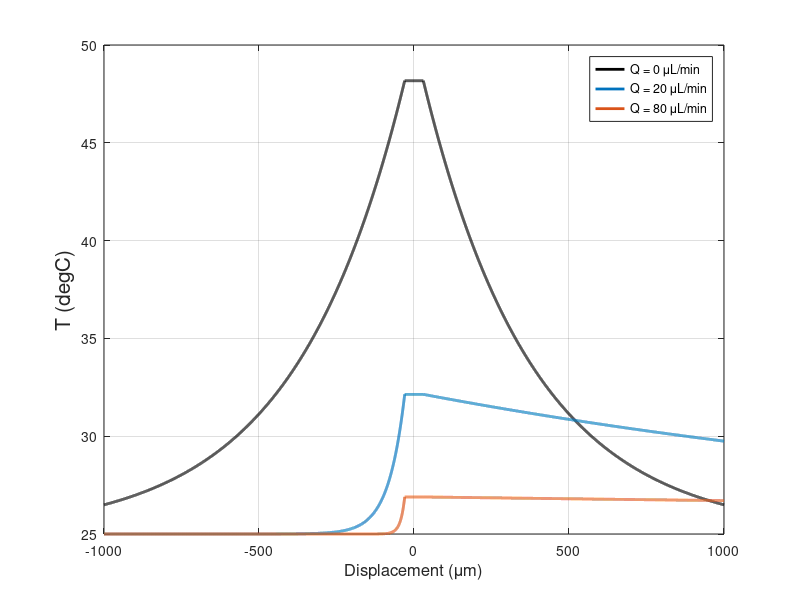
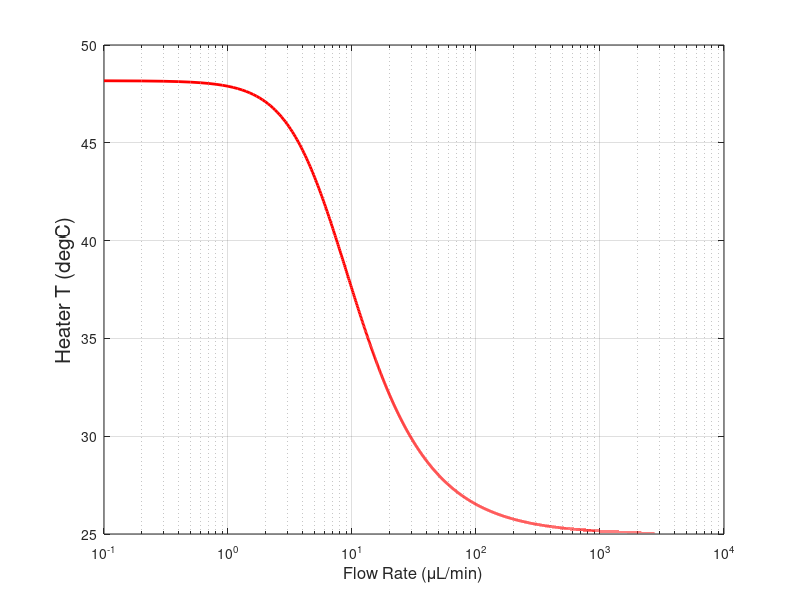
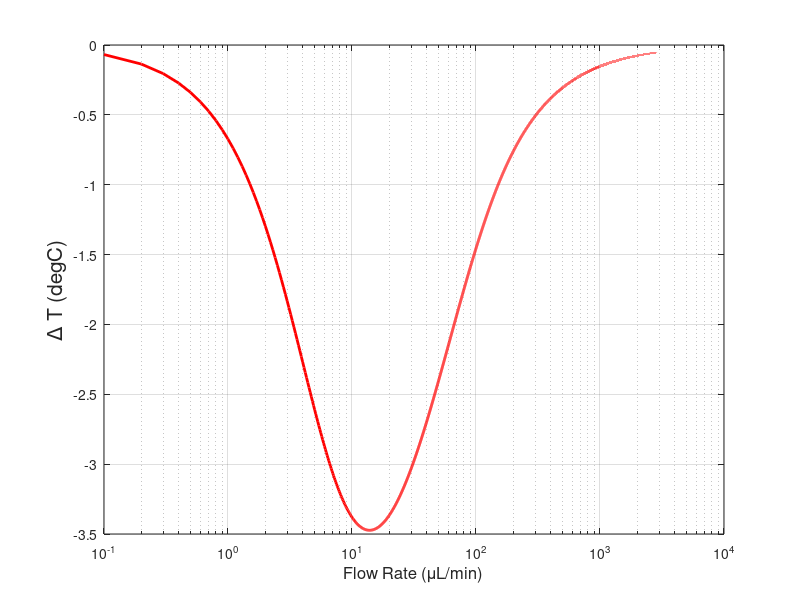

MATLAB code for these plots, in order:
% Script by: Kithmin Wickremasinghe, 2022
% kithminr@ece.ubc.ca
  
% This script is used to model the principles of a non-intrusive calorimetric 
% flow rate sensor. 

% Acknowledgements - Samantha M. Grist (Calc_Dimensionless_ANT.m)

% Reference - Ahmed Tashfin Iftekhar, Jenny Che-Ting Ho, Axel Mellinger, and 
% Tolga Kaya , "3D modeling and characterization of a calorimetric flow rate 
% sensor for sweat rate sensing applications", Journal of Applied Physics 121, 
% 094505 (2017)s

clc;
close all;
clear all;

%%%%%%%%%%%%%%%%%%%%%%%%%%%%%%%%%%%%%%%%%%%%%%%%%%%%%%%%%%%%%%%%%%%%%%%%%%%%%%%%

% Constants
rho = 997;      % Density of water (kg/m^3)
Cp = 4184;      % Specific heat capacity of water (J/kg*K)
lf = 0.598;     % Thermal conductivity of water (W/m*K)
kSiO2 = 1.1;      % Thermal conductivity of SiO2 (W/m*K)
aFl = lf/(rho*Cp);  % Thermal diffusivity of water (m^2/s)
v_kin = 1.0023e-6;  % kinematic viscosity of water (m^2/s)
T_ambient = 25; % Ambient temperature (C)
T_initial = 20; % Initial temperature of fluid (C)

% ANT Process parameters
PECVD_Oxide = (2.2+0.3)*1e-6;
TiW_Heater_h = 200e-9;
TiW_Heater_Rs = 3.04; % (Ohm/square) - R = Rs*L/W
TiW_Heater_L = 580e-6; % (m)
TiW_Heater_W = 3e-6; % (m)
TiW_Heater_R = TiW_Heater_Rs*TiW_Heater_L/TiW_Heater_W; % (Ohm)
Voltage = 1; % (V)
P = Voltage^2/TiW_Heater_R;     % Constant heater power - V^2/R (W)
fprintf('The constant heater power is %f mW.\n',P*1e3);

% Sensor parameters
bh = 80e-6;     % Width of the heater (m)
dm = 100e-9;    % Thickness of PECVD SiO2 cladding layer (m)
lh = 60e-6;     % Length of heater (m)
lu = 65e-6;     % Distance from heater to upstream sensor (m)
ld = 65e-6;     % Distance from heater to downstream sensor (m)
Ws = 22e-6;     % Sensor width, perpendicular to flow (m)
L = 220e-9;     % Sensor height, along flow direction (m)

% Channel parameters
Wc = 250e-6;    % channel width (m)
h = 500e-6;     % channel height (m)
Dh = 4*Wc*h/(2*(Wc+h)); % channel hydraulic diameter (m)
dx = 1e-7;
lX = 1000e-6; 

k = 0.5+kSiO2*dm/(lf*h); % Dimensionless factor (we can set it to 1/2)
fprintf('The dimensionless factor is %f.\n',k);

c = 60/1e-9;    % Conversion factor from (m^3/s) to (uL/min)
cx = 1e-9/60;   % Conversion factor from (uL/min) to (m^3/s) 

% Simulation parameters
Q1 = 0;         % Fluid flow rate (uL/min)
Q2 = 20;        % Fluid flow rate (uL/min)
Q3 = 80;        % Fluid flow rate (uL/min)

% Conversion for simulation
v1 = Q1*cx/(Wc*h); % Average linear fluid velocity in channel (m/s)
Re = v1*Dh/v_kin; % Reynolds Number
disp(['v1 = ', num2str(v1*1e3), ' mm/s; Re = ', num2str(Re)]);
v2 = Q2*cx/(Wc*h); % Average linear fluid velocity in channel (m/s)
Re = v2*Dh/v_kin; % Reynolds Number
disp(['v2 = ', num2str(v2*1e3), ' mm/s; Re = ', num2str(Re)]);
v3 = Q3*cx/(Wc*h); % Average linear fluid velocity in channel (m/s)
Re = v3*Dh/v_kin; % Reynolds Number
disp(['v3 = ', num2str(v3*1e3), ' mm/s; Re = ', num2str(Re)]);

% Flow with reynolds number (Re)
% i)   Re < 2000: Laminar flow
% ii)  2000 < Re < 4000: Transition Flow
% iii) Re > 4000: Turbulent flow

%%

% The heat distribution along the heater length was assumed to be uniform 
% and constant (not a good assumption), which in real case is dynamic in nature.

% We have 3 cases;
% i)   For when x< -lh/2
% ii)  For when -lh/2 <= x <= lh/2
% iii) For when x > lh/2
x_u = -lX:dx:-lh/2;
x_h = -lh/2:dx:+lh/2;
x_d = +lh/2:dx:lX;

% The heater temperature T0 can be calculated for constant heat power P
T0 = P./(lf*bh*(lh/h+sqrt(4*k + (v1.^2*h^2)/(4*aFl^2))));
fprintf('The heater temperature for Q1 is %f.\n',T0+T_ambient);

% The eigenvalue of the second order diff. equation solution are given by
gamma_1 = (v1 + sqrt(v1.^2 + (16*(aFl^2)*(k))/h^2))/(4*aFl*k); % (1/m)
gamma_2 = (v1 - sqrt(v1.^2 + (16*(aFl^2)*(k))/h^2))/(4*aFl*k); % (1/m)

% The temperature distribution for each of the above cases is given by
T_d = T0.*(exp(gamma_2*(x_d-lh/2)));
T_h = T0.*ones(1,length(x_h));
T_u = T0.*(exp(gamma_1*(x_u+lh/2)));

%Plot the temperature distribution for different flow rates
figure;
X = [x_u x_h x_d];
T = [T_u T_h T_d];
plot(X*1e6,T+T_ambient,'LineWidth',2,'Color','k');
hold on;

%%%%%%%%%%%%%%

% The heater temperature T0 can be calculated for constant heat power P
T0 = P./(lf*bh*(lh/h+sqrt(4*k + (v2.^2*h^2)/(4*aFl^2))));
fprintf('The heater temperature for Q2 is %f.\n',T0+T_ambient);

% The eigenvalue of the second order diff. equation solution are given by
gamma_1 = (v2 + sqrt(v2.^2 + (16*(aFl^2)*(k))/h^2))/(4*aFl*k); % (1/m)
gamma_2 = (v2 - sqrt(v2.^2 + (16*(aFl^2)*(k))/h^2))/(4*aFl*k); % (1/m)

% The temperature distribution for each of the above cases is given by
T_d = T0.*(exp(gamma_2*(x_d-lh/2))); 
T_h = T0.*ones(1,length(x_h));
T_u = T0.*(exp(gamma_1*(x_u+lh/2)));

%Plot the temperature distribution for different flow rates
X = [x_u x_h x_d];
T = [T_u T_h T_d];
plot(X*1e6,T+T_ambient,'LineWidth',2,'Color',[0 0.4470 0.7410]);

%%%%%%%%%%%%%%

% The heater temperature T0 can be calculated for constant heat power P
T0 = P./(lf*bh*(lh/h+sqrt(4*k + (v3.^2*h^2)/(4*aFl^2))));
fprintf('The heater temperature for Q3 is %f.\n',T0+T_ambient);

% The eigenvalue of the second order diff. equation solution are given by
gamma_1 = (v3 + sqrt(v3.^2 + (16*(aFl^2)*(k))/h^2))/(4*aFl*k); % (1/m)
gamma_2 = (v3 - sqrt(v3.^2 + (16*(aFl^2)*(k))/h^2))/(4*aFl*k); % (1/m)

% The temperature distribution for each of the above cases is given by
T_d = T0.*(exp(gamma_2*(x_d-lh/2)));
T_h = T0.*ones(1,length(x_h));
T_u = T0.*(exp(gamma_1*(x_u+lh/2)));

%Plot the temperature distribution for different flow rates
X = [x_u x_h x_d];
T = [T_u T_h T_d];
plot(X*1e6,T+T_ambient,'LineWidth',2,'Color',[0.8500 0.3250 0.0980]);
xlabel('Displacement (\mum)','FontSize',12);
ylabel('T (degC)', 'FontSize', 15);
legend('Q = 0 \muL/min', 'Q = 20 \muL/min', 'Q = 80 \muL/min');
grid on;

%%
%Considering the range 
%Considering the range 
Q = 0.1:0.1:3000;
v = Q*cx/(Wc*h);

% The heater temperature T0 can be calculated for constant heat power P
T0 = P./(lf*bh*(lh/h+sqrt(4*k + (v.^2*h^2)/(4*aFl^2))));

% The eigenvalue of the second order diff. equation solution are given by
gamma_1 = (v + sqrt(v.^2 + (16*(aFl^2)*(k))/h^2))/(4*aFl*k); % (1/m)
gamma_2 = (v - sqrt(v.^2 + (16*(aFl^2)*(k))/h^2))/(4*aFl*k); % (1/m)

% Finally, temperature difference between the two sensors can be calculated as
deltaT = -T0.*((exp(gamma_2.*(ld-lh/2))) - (exp(gamma_1.*(-lu+lh/2))));

figure;
semilogx(Q,T0+T_ambient,'r-','LineWidth', 2)
xlabel('Flow Rate (\muL/min)','FontSize',12);
ylabel('Heater T (degC)', 'FontSize', 15);
grid on;

figure;
semilogx(Q,deltaT,'r-','LineWidth', 2)
xlabel('Flow Rate (\muL/min)','FontSize',12);
ylabel('\Delta T (degC)', 'FontSize', 15);
grid on;
